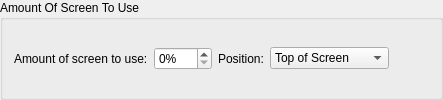
    <widget class="QGroupBox" name="groupBoxMaxScreen">
     <property name="title">
      <string>Amount Of Screen To Use</string>
     </property>
     <layout class="QGridLayout" name="gridLayout">
      <item row="0" column="0">
       <layout class="QHBoxLayout" name="horizontalLayout_2">
        <item>
         <widget class="QLabel" name="labelMaxPercent">
          <property name="text">
           <string>Amount of screen to use:</string>
          </property>
         </widget>
        </item>
        <item>
         <widget class="QSpinBox" name="spinBoxMaxScreen">
          <property name="toolTip">
           <string>Percent of screen to be used.</string>
          </property>
          <property name="suffix">
           <string notr="true">%</string>
          </property>
          <property name="maximum">
           <number>100</number>
          </property>
         </widget>
        </item>
        <item>
         <widget class="QLabel" name="label_MaxTopBottom">
          <property name="text">
           <string>Position:</string>
          </property>
         </widget>
        </item>
        <item>
         <widget class="QComboBox" name="comboBoxScreenPosition">
          <property name="toolTip">
           <string>Select to use either top portion of the screen or bottom.</string>
          </property>
          <item>
           <property name="text">
            <string>Top of Screen</string>
           </property>
          </item>
          <item>
           <property name="text">
            <string>Botton of Screen</string>
           </property>
          </item>
         </widget>
        </item>
        <item>
         <spacer name="horizontalSpacer_2">
          <property name="orientation">
           <enum>Qt::Horizontal</enum>
          </property>
          <property name="sizeHint" stdset="0">
           <size>
            <width>40</width>
            <height>20</height>
           </size>
          </property>
         </spacer>
        </item>
       </layout>
      </item>
     </layout>
    </widget>
